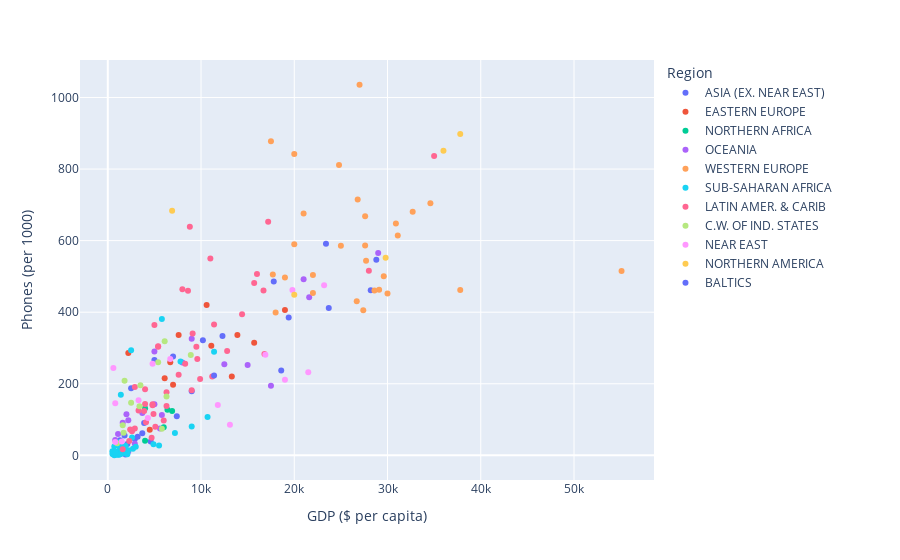

Notebook code cell kept with this figure:
### Markdown cell above
**Create a scatterplot showing the relationship between Phones per 1000 people and the GDP per Capita. Color these points by Region.**

### Code cell
import plotly.express as px
fig = px.scatter(data_frame=df, x='GDP ($ per capita)',
                 y='Phones (per 1000)', color='Region')
fig.show()

### Figure 1 — Plotly figure (JSON) as saved in the notebook; plotly's stock layout.template omitted (floating-point values rounded to 4 significant figures)
{"data": [{"hovertemplate": "Region=ASIA (EX. NEAR EAST)         <br>GDP ($ per capita)=%{x}<br>Phones (per 1000)=%{y}<extra></extra>", "legendgroup": "ASIA (EX. NEAR EAST)         ", "marker": {"color": "#636efa", "symbol": "circle"}, "mode": "markers", "name": "ASIA (EX. NEAR EAST)         ", "orientation": "v", "showlegend": true, "type": "scatter", "x": [700, 1900, 1300, 18600, 1800, 1900, 5000, 500, 28800, 2900, 3200, 7000, 28200, 1300, 17800, 1700, 19400, 9000, 3900, 1800, 1400, 2100, 4600, 23700, 3700, 23400, 7400, 2500], "xaxis": "x", "y": [3.2, 7.3, 14.3, 237.2, 10.1, 2.6, 266.7, null, 546.7, 45.4, 52, 276.4, 461.2, 42.4, 486.1, 14.1, 384.9, 179, 90, 55.1, 15.9, 31.8, 38.4, 411.4, 61.5, 591, 108.9, 187.7], "yaxis": "y"}, {"hovertemplate": "Region=EASTERN EUROPE                     <br>GDP ($ per capita)=%{x}<br>Phones (per 1000)=%{y}<extra></extra>", "legendgroup": "EASTERN EUROPE                     ", "marker": {"color": "#EF553B", "symbol": "circle"}, "mode": "markers", "name": "EASTERN EUROPE                     ", "orientation": "v", "showlegend": true, "type": "scatter", "x": [4500, 6100, 7600, 10600, 15700, 13900, 6700, 11100, 7000, 2200, 13300, 19000], "xaxis": "x", "y": [71.2, 215.4, 336.3, 420.4, 314.3, 336.2, 260, 306.3, 196.9, 285.8, 220.1, 406.1], "yaxis": "y"}, {"hovertemplate": "Region=NORTHERN AFRICA                    <br>GDP ($ per capita)=%{x}<br>Phones (per 1000)=%{y}<extra></extra>", "legendgroup": "NORTHERN AFRICA                    ", "marker": {"color": "#00cc96", "symbol": "circle"}, "mode": "markers", "name": "NORTHERN AFRICA                    ", "orientation": "v", "showlegend": true, "type": "scatter", "x": [6000, 4000, 6400, 4000, 6900, null], "xaxis": "x", "y": [78.1, 131.8, 127.1, 40.4, 123.6, null], "yaxis": "y"}, {"hovertemplate": "Region=OCEANIA                            <br>GDP ($ per capita)=%{x}<br>Phones (per 1000)=%{y}<extra></extra>", "legendgroup": "OCEANIA                            ", "marker": {"color": "#ab63fa", "symbol": "circle"}, "mode": "markers", "name": "OCEANIA                            ", "orientation": "v", "showlegend": true, "type": "scatter", "x": [8000, 29000, 5000, 5800, 17500, 21000, 800, 1600, 2000, 5000, 15000, 21600, 12500, 9000, 2200, 5600, 1700, 2200, 1100, 2900, 3700], "xaxis": "x", "y": [259.5, 565.5, 289.9, 112.6, 194.5, 492, 42.7, 91.2, 114.8, 143, 252.2, 441.7, 254.7, 325.6, 10.9, 75.2, 13.4, 97.7, 59.3, 32.6, 118.6], "yaxis": "y"}, {"hovertemplate": "Region=WESTERN EUROPE                     <br>GDP ($ per capita)=%{x}<br>Phones (per 1000)=%{y}<extra></extra>", "legendgroup": "WESTERN EUROPE                     ", "marker": {"color": "#FFA15A", "symbol": "circle"}, "mode": "markers", "name": "WESTERN EUROPE                     ", "orientation": "v", "showlegend": true, "type": "scatter", "x": [19000, 30000, 29100, 31100, 22000, 27400, 27600, 27600, 17500, 20000, 20000, 30900, 29600, 21000, 26700, 24800, 25000, 55100, 17700, 27000, 28600, 37800, 18000, 34600, 22000, 26800, 32700, 27700], "xaxis": "x", "y": [497.2, 452.2, 462.6, 614.6, 503.8, 405.3, 586.4, 667.9, 877.7, 589.7, 842.4, 647.7, 500.5, 676, 430.9, 811.3, 585.5, 515.4, 505, 1036.0, 460.8, 461.7, 399.2, 704.3, 453.5, 715, 680.9, 543.5], "yaxis": "y"}, {"hovertemplate": "Region=SUB-SAHARAN AFRICA                 <br>GDP ($ per capita)=%{x}<br>Phones (per 1000)=%{y}<extra></extra>", "legendgroup": "SUB-SAHARAN AFRICA                 ", "marker": {"color": "#19d3f3", "symbol": "circle"}, "mode": "markers", "name": "SUB-SAHARAN AFRICA                 ", "orientation": "v", "showlegend": true, "type": "scatter", "x": [1900, 1100, 9000, 1100, 600, 1800, 1400, 1100, 1200, 700, 700, 700, 1400, 1300, 2700, 700, 700, 5500, 1700, 2200, 2100, 800, 1000, 3000, 1000, 800, 600, 900, 1800, 11400, 2600, 1200, 7200, 800, 900, 5800, 1300, 2500, 1200, 1600, 7800, 500, 500, 10700, 1900, 4900, 600, 1500, 1400, 800, 1900], "xaxis": "x", "y": [7.8, 9.7, 80.5, 7, 3.4, 5.7, 169.6, 2.3, 1.3, 24.5, 0.2, 3.7, 14.6, 22.8, 18.5, 7.9, 8.2, 27.4, 26.8, 14.4, 2.7, 7.4, 8.1, 23.7, 2.3, 3.6, 7.9, 6.4, 12.9, 289.3, 49.7, 3.5, 62.6, 1.9, 9.3, 380.9, 2.7, 293.3, 36.2, 22.2, 262.4, 4, 11.3, 107, 16.3, 30.8, 4, 10.6, 3.6, 8.2, 26.8], "yaxis": "y"}, {"hovertemplate": "Region=LATIN AMER. & CARIB    <br>GDP ($ per capita)=%{x}<br>Phones (per 1000)=%{y}<extra></extra>", "legendgroup": "LATIN AMER. & CARIB    ", "marker": {"color": "#FF6692", "symbol": "circle"}, "mode": "markers", "name": "LATIN AMER. & CARIB    ", "orientation": "v", "showlegend": true, "type": "scatter", "x": [8600, 11000, 11200, 28000, 16700, 15700, 4900, 2400, 7600, 16000, 35000, 9900, 6300, 9100, 2900, 5400, 6000, 3300, 4800, 8300, 5000, 8000, 4100, 4000, 1600, 2600, 3900, 14400, 9000, 3400, 11400, 2300, 6300, 4700, 5100, 16800, 8800, 5400, 2900, 4000, 9500, 9600, 12800, 4800, 17200], "xaxis": "x", "y": [460, 549.9, 220.4, 516.1, 460.6, 481.9, 115.7, 71.9, 225.3, 506.5, 836.3, 213, 176.2, 340.7, 74.7, 304.8, 97.4, 125.6, 142.4, 255.6, 364.5, 463.8, 92.1, 143.5, 16.9, 67.5, 124, 394.4, 181.6, null, 365.3, 39.7, 137.9, 49.2, 79.5, 283.1, 638.9, 303.3, 190.9, 184.7, 303.5, 269.5, 291.4, 140.1, 652.8], "yaxis": "y"}, {"hovertemplate": "Region=C.W. OF IND. STATES <br>GDP ($ per capita)=%{x}<br>Phones (per 1000)=%{y}<extra></extra>", "legendgroup": "C.W. OF IND. STATES ", "marker": {"color": "#B6E880", "symbol": "circle"}, "mode": "markers", "name": "C.W. OF IND. STATES ", "orientation": "v", "showlegend": true, "type": "scatter", "x": [3500, 3400, 6100, 2500, 6300, 1600, 1800, 8900, 1000, 5800, 5400, 1700], "xaxis": "x", "y": [195.7, 137.1, 319.1, 146.6, 164.1, 84, 208.1, 280.6, 33.5, 74.6, 259.9, 62.9], "yaxis": "y"}, {"hovertemplate": "Region=NEAR EAST                          <br>GDP ($ per capita)=%{x}<br>Phones (per 1000)=%{y}<extra></extra>", "legendgroup": "NEAR EAST                          ", "marker": {"color": "#FF97FF", "symbol": "circle"}, "mode": "markers", "name": "NEAR EAST                          ", "orientation": "v", "showlegend": true, "type": "scatter", "x": [16900, 19200, 600, 1500, 19800, 4300, 19000, 4800, 13100, 21500, 11800, 3300, 6700, 23200, 800, 800], "xaxis": "x", "y": [281.3, null, 244.3, 38.6, 462.3, 104.5, 211, 255.6, 85.5, 232, 140.6, 153.8, 269.5, 475.3, 145.2, 37.2], "yaxis": "y"}, {"hovertemplate": "Region=NORTHERN AMERICA                   <br>GDP ($ per capita)=%{x}<br>Phones (per 1000)=%{y}<extra></extra>", "legendgroup": "NORTHERN AMERICA                   ", "marker": {"color": "#FECB52", "symbol": "circle"}, "mode": "markers", "name": "NORTHERN AMERICA                   ", "orientation": "v", "showlegend": true, "type": "scatter", "x": [36000, 29800, 20000, 6900, 37800], "xaxis": "x", "y": [851.4, 552.2, 448.9, 683.2, 898], "yaxis": "y"}, {"hovertemplate": "Region=BALTICS                            <br>GDP ($ per capita)=%{x}<br>Phones (per 1000)=%{y}<extra></extra>", "legendgroup": "BALTICS                            ", "marker": {"color": "#636efa", "symbol": "circle"}, "mode": "markers", "name": "BALTICS                            ", "orientation": "v", "showlegend": true, "type": "scatter", "x": [12300, 10200, 11400], "xaxis": "x", "y": [333.8, 321.4, 223.4], "yaxis": "y"}], "layout": {"legend": {"title": {"text": "Region"}, "tracegroupgap": 0}, "margin": {"t": 60}, "xaxis": {"anchor": "y", "domain": [0, 1], "title": {"text": "GDP ($ per capita)"}}, "yaxis": {"anchor": "x", "domain": [0, 1], "title": {"text": "Phones (per 1000)"}}}}
